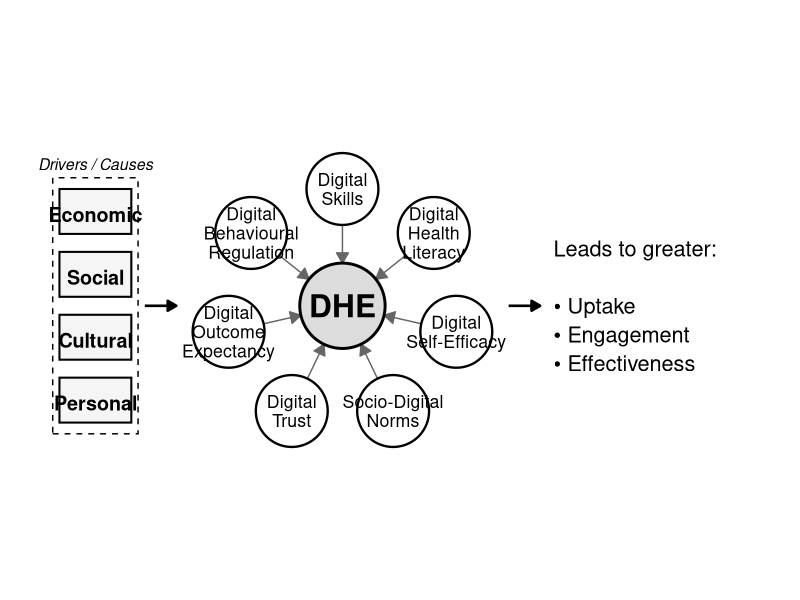

Reproduce this figure in R.
library(ggplot2)
library(ggforce)

# ── Geometry ──────────────────────────────────────────────────────────────────
hub_r    <- 2.6
centre_r <- 0.95
domain_r <- 0.8

# ── Domain positions ──────────────────────────────────────────────────────────
ang <- (90 - (0:6) * (360 / 7)) * pi / 180

domains <- data.frame(
  label = c(
    "Digital\nSkills",
    "Digital\nHealth\nLiteracy",
    "Digital\nSelf-Efficacy",
    "Socio-Digital\nNorms",
    "Digital\nTrust",
    "Digital\nOutcome\nExpectancy",
    "Digital\nBehavioural\nRegulation"
  ),
  x = cos(ang) * hub_r,
  y = sin(ang) * hub_r
)

domains$sx0 <- domains$x * centre_r / hub_r
domains$sy0 <- domains$y * centre_r / hub_r
domains$sx1 <- domains$x * (hub_r - domain_r) / hub_r
domains$sy1 <- domains$y * (hub_r - domain_r) / hub_r

# ── Driver boxes ──────────────────────────────────────────────────────────────
box_cx <- -5.5 # Proximity of drivers to hub & spoke
box_hw <- 0.8
box_hh <- 0.5

drivers <- data.frame(
  title  = c("Economic", "Social", "Cultural", "Personal"),
  y = c(2.1, 0.7, -0.7, -2.1)
)

# ── Arrow anchors ─────────────────────────────────────────────────────────────
left_arrow_start <- -(hub_r + domain_r + 1)
left_arrow_end <- -(hub_r + domain_r + 0.3)
right_arrow_start <- hub_r + domain_r + 0.3
right_arrow_end   <- hub_r + domain_r + 1

# ── Plot ──────────────────────────────────────────────────────────────────────
p <- ggplot() +
  
  # Spokes
  geom_segment(
    data = domains,
    aes(x = sx1, y = sy1, xend = sx0, yend = sy0),
    arrow = arrow(length = unit(0.3, "cm"), type = "closed"),
    colour = "grey40", linewidth = 0.5
  ) +
  
  # Domain circles
  geom_circle(
    data = domains,
    aes(x0 = x, y0 = y, r = domain_r),
    fill = "white", colour = "black", linewidth = 0.8
  ) +
  geom_text(
    data = domains,
    aes(x = x, y = y, label = label),
    size = 4.5, lineheight = 0.9
  ) +
  
  # Central DHE circle
  geom_circle(
    aes(x0 = 0, y0 = 0, r = centre_r),
    fill = "#DCDCDC", colour = "black", linewidth = 1.0
  ) +
  annotate(
    "text", x = 0, y = 0,
    label = "DHE",
    size = 8.0, fontface = "bold", lineheight = 0.9
  ) +
  
  # Single left arrow
  annotate(
    "segment",
    x = left_arrow_start, y = 0,
    xend = left_arrow_end, yend = 0,
    arrow = arrow(length = unit(0.25, "cm"), type = "closed"),
    colour = "black", linewidth = 0.9
  ) +
  
  # Drivers label and enclosing rectangle
  geom_rect(
    aes(
      xmin = box_cx - box_hw - 0.15,
      xmax = box_cx + box_hw + 0.15,
      ymin = -2.2 - box_hh - 0.15,
      ymax =  2.2 + box_hh + 0.15
    ),
    fill = NA, colour = "black", linewidth = 0.5, linetype = "dashed"
  ) +
  annotate(
    "text",
    x = box_cx, y = 2.2 + box_hh + 0.45,
    label = "Drivers / Causes",
    size = 4, fontface = "italic"
  ) +
  
  # Driver boxes
  geom_rect(
    data = drivers,
    aes(
      xmin = box_cx - box_hw, xmax = box_cx + box_hw,
      ymin = y - box_hh,      ymax = y + box_hh
    ),
    fill = "#F5F5F5", colour = "black", linewidth = 0.7
  ) +
  geom_text(
    data = drivers,
    aes(x = box_cx, y = y + 0.10, label = title),
    size = 5, fontface = "bold", vjust = 1
  ) +
  
  # Single right arrow
  annotate(
    "segment",
    x = right_arrow_start, y = 0,
    xend = right_arrow_end, yend = 0,
    arrow = arrow(length = unit(0.25, "cm"), type = "closed"),
    colour = "black", linewidth = 0.9
  ) +
  annotate(
    "text",
    x = right_arrow_end + 0.3, y = 0,
    label = "Leads to greater:\n\n\u2022 Uptake\n\u2022 Engagement\n\u2022 Effectiveness",
    hjust = 0, size = 5.5, lineheight = 1.1
  ) +
  
  coord_equal(clip = "off") +
  theme_void() +
  theme(
    plot.background = element_rect(fill = "white", colour = NA),
    plot.margin = margin(20, 160, 20, 20)
  )

# ── Save ──────────────────────────────────────────────────────────────────────
ggsave(
  "images/dhe_model.png",
  plot = p,
  width = 14, height = 7, dpi = 150,
  bg = "white"
)
